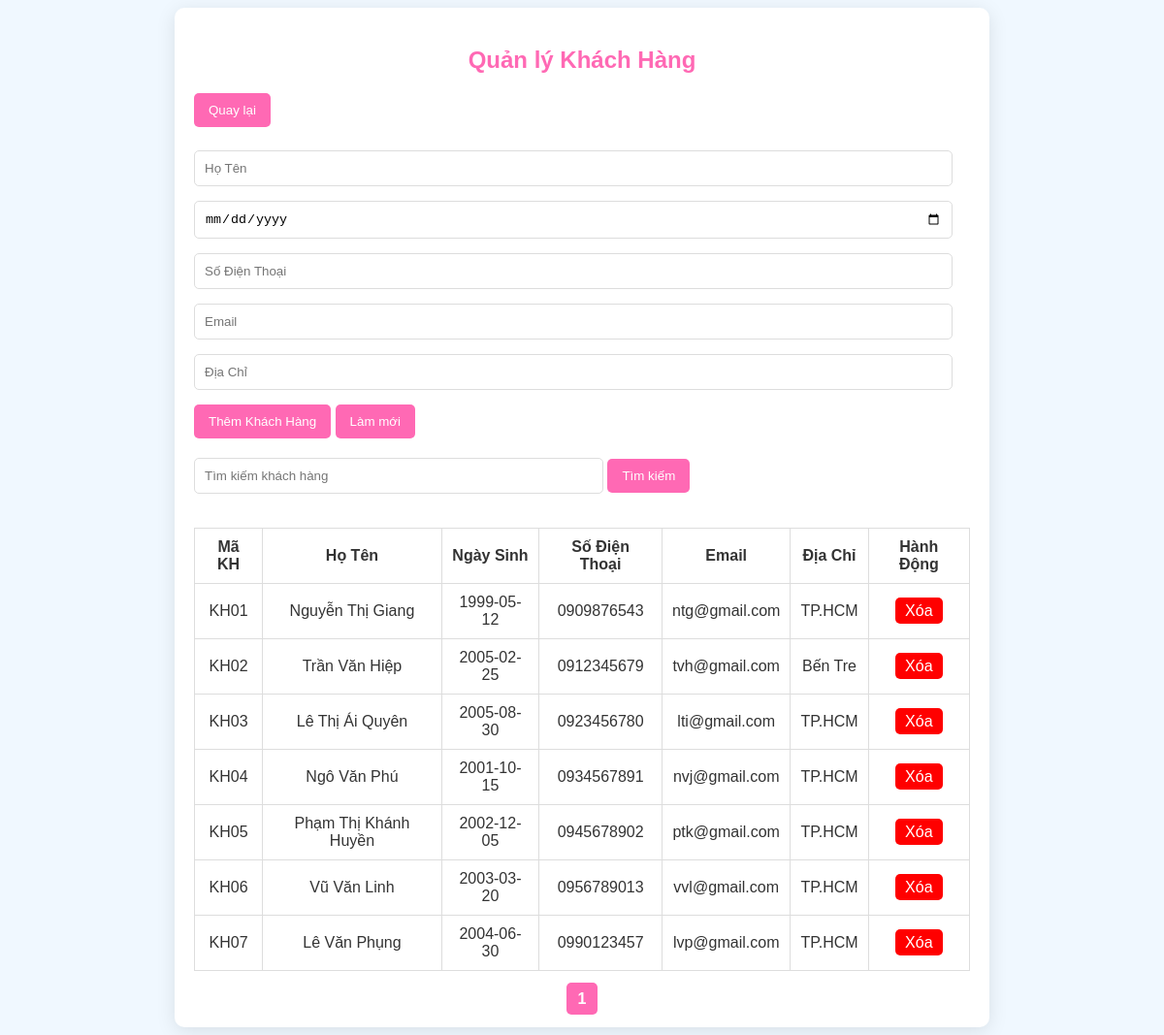
Screenshot of /controllers/controllerKhachHang.php with the database file from the repository.
### tables this page shows
CREATE TABLE IF NOT EXISTS KhachHang (
    MaKH VARCHAR(10) PRIMARY KEY, 
    HoTenKH VARCHAR(100),
    NgaySinhKH DATE,
    SoDienThoaiKH VARCHAR(20),
    EmailKH VARCHAR(100),
    DiaChi VARCHAR(250),
    HinhAnhKH VARCHAR(20),
    TenDangNhap VARCHAR(100),
    MatKhau VARCHAR(100)
);

### controllers/controllerKhachHang.php (called while the page is built, shortened)
<?php
include("../models/modelsKhachHang.php");
include("../ConnectDatabase.php");
$customerModel = new CustomerModel($conn);
$limit = 20;
$page = isset($_GET['page']) ? (int)$_GET['page'] : 1;
$offset = ($page - 1) * $limit;
$search = "";
$customers = $customerModel->getAllCustomers($limit, $offset, $search);
$totalCustomers = $customerModel->getTotalCustomers($search);
$totalPages = ceil($totalCustomers / $limit);
include("../views/viewsKhachHang.php");
?>

### models/modelsKhachHang.php (called while the page is built, shortened)
<?php
class CustomerModel {
    private $conn;
    private $tableName = "KhachHang";
    public function __construct($db) {
        $this->conn = $db;
    }
    public function getAllCustomers($limit, $offset, $search = "") {
        $sql = "SELECT * FROM " . $this->tableName . " WHERE HoTenKH LIKE '%$search%' LIMIT $limit OFFSET $offset";
        $stmt = $this->conn->query($sql);
        return $stmt->fetch_all(MYSQLI_ASSOC);
    }
    public function getTotalCustomers($search = "") {
        $sql = "SELECT COUNT(*) AS total FROM " . $this->tableName . " WHERE HoTenKH LIKE '%$search%'";
        $result = $this->conn->query($sql);
        $row = $result->fetch_assoc();
        return $row['total'];
    }
}
?>

### views/viewsKhachHang.php (the view, shortened to what this page needs)
<!DOCTYPE html>
<html lang="vi">
<head>
    <link rel="stylesheet" href="https://cdnjs.cloudflare.com/ajax/libs/font-awesome/6.0.0-beta3/css/all.min.css">
</head>
<body>
<div class="container">
    <h2>Quản lý Khách Hàng</h2>
    <a href="../admin.php"><button class="btn" style="margin-bottom: 3%;">Quay lại</button></a>
    <form method="POST" id="customerForm">
        <div class="form-group">
            <input type="text" name="hoTenKH" placeholder="Họ Tên" value="<?php echo isset($customer) ? htmlspecialchars($customer['HoTenKH']) : ''; ?>" required>
        </div>
        <div class="form-group">
            <input type="date" name="ngaySinhKH" value="<?php echo isset($customer) ? htmlspecialchars($customer['NgaySinhKH']) : ''; ?>" required>
        </div>
        <div class="form-group">
            <input type="text" name="soDienThoaiKH" placeholder="Số Điện Thoại" value="<?php echo isset($customer) ? htmlspecialchars($customer['SoDienThoaiKH']) : ''; ?>" required>
        </div>
        <div class="form-group">
            <input type="email" name="emailKH" placeholder="Email" value="<?php echo isset($customer) ? htmlspecialchars($customer['EmailKH']) : ''; ?>" required>
        </div>
        <div class="form-group">
            <input type="text" name="diaChi" placeholder="Địa Chỉ" value="<?php echo isset($customer) ? htmlspecialchars($customer['DiaChi']) : ''; ?>" required>
        </div>
        <button type="submit" name="add" class="btn">Thêm Khách Hàng</button>
        <button type="button" class="btn" onclick="resetForm()">Làm mới</button>
    </form>
    <form method="POST" style="margin-top: 20px;">
        <input type="text" name="search_term" placeholder="Tìm kiếm khách hàng" required class="nhap_timkiem">
        <button type="submit" name="search" class="btn">Tìm kiếm</button>
    </form>
    <table>
        <thead>
            <tr>
                <th>Mã KH</th>
                <th>Họ Tên</th>
                <th>Ngày Sinh</th>
                <th>Số Điện Thoại</th>
                <th>Email</th>
                <th>Địa Chỉ</th>
                <th>Hành Động</th>
            </tr>
        </thead>
        <tbody>
            <?php foreach ($customers as $customer): ?>
            <tr onclick="fillForm('<?php echo htmlspecialchars($customer['MaKH']); ?>', '<?php echo htmlspecialchars($customer['HoTenKH']); ?>', '<?php echo $customer['NgaySinhKH']; ?>', '<?php echo htmlspecialchars($customer['SoDienThoaiKH']); ?>', '<?php echo htmlspecialchars($customer['EmailKH']); ?>', '<?php echo htmlspecialchars($customer['DiaChi']); ?>')">
                <td><?php echo $customer['MaKH']; ?></td>
                <td><?php echo htmlspecialchars($customer['HoTenKH']); ?></td>
                <td><?php echo $customer['NgaySinhKH']; ?></td>
                <td><?php echo htmlspecialchars($customer['SoDienThoaiKH']); ?></td>
                <td><?php echo htmlspecialchars($customer['EmailKH']); ?></td>
                <td><?php echo htmlspecialchars($customer['DiaChi']); ?></td>
                <td>
                    <a href="?action=delete&id=<?php echo $customer['MaKH']; ?>" class="delete-btn">Xóa</a>
                </td>
            </tr>
            <?php endforeach; ?>
        </tbody>
    </table>
    <div class="pagination">
        <?php for ($i = 1; $i <= $totalPages; $i++): ?>
            <a href="?page=<?php echo $i; ?>" class="<?php if ($i == $page) echo 'active'; ?>"><?php echo $i; ?></a>
        <?php endfor; ?>
    </div>
</div>
</body>
</html>

### views/viewsKhachHang.php (style rules this page uses)
body { font-family: 'Arial', sans-serif; background-color: #f0f8ff; color: #333; }
.container { max-width: 800px; margin: auto; padding: 20px; border-radius: 10px; background: #fff; box-shadow: 0 4px 20px rgba(0, 0, 0, 0.1); }
h2 { text-align: center; color: #ff69b4; }
.form-group { margin-bottom: 15px; }
.form-group input, .form-group select { width: 95%; padding: 10px; border: 1px solid #ddd; border-radius: 5px; }
.nhap_timkiem { width: 50%; margin-bottom: 15px; padding: 10px; border: 1px solid #ddd; border-radius: 5px; }
.btn { background-color: #ff69b4; color: white; border: none; padding: 10px 15px; border-radius: 5px; cursor: pointer; transition: background-color 0.3s; }
.delete-btn { cursor: pointer; color: white; border-radius: 5px; padding: 5px 10px; text-decoration: none; background-color: red; }
table { width: 100%; border-collapse: collapse; margin-top: 20px; }
table, th, td { border: 1px solid #ddd; }
th, td { padding: 10px; text-align: center; }
.pagination { text-align: center; margin-top: 20px; }
.pagination a { padding: 8px 12px; margin: 0 5px; background: #ff69b4; color: white; text-decoration: none; border-radius: 5px; transition: 0.3s, transform 0.3s; }
.pagination .active { background: #ff69b4; font-weight: bold; pointer-events: none; }

### rows the page displays
khachhang: MaKH "KH01", HoTenKH "Nguyễn Thị Giang", NgaySinhKH "1999-05-12", SoDienThoaiKH "0909876543", EmailKH "ntg@gmail.com", DiaChi "TP.HCM"
khachhang: MaKH "KH02", HoTenKH "Trần Văn Hiệp", NgaySinhKH "2005-02-25", SoDienThoaiKH "0912345679", EmailKH "tvh@gmail.com", DiaChi "Bến Tre"
khachhang: MaKH "KH03", HoTenKH "Lê Thị Ái Quyên", NgaySinhKH "2005-08-30", SoDienThoaiKH "0923456780", EmailKH "lti@gmail.com", DiaChi "TP.HCM"
khachhang: MaKH "KH04", HoTenKH "Ngô Văn Phú", NgaySinhKH "2001-10-15", SoDienThoaiKH "0934567891", EmailKH "nvj@gmail.com", DiaChi "TP.HCM"
khachhang: MaKH "KH05", HoTenKH "Phạm Thị Khánh Huyền", NgaySinhKH "2002-12-05", SoDienThoaiKH "0945678902", EmailKH "ptk@gmail.com", DiaChi "TP.HCM"
khachhang: MaKH "KH06", HoTenKH "Vũ Văn Linh", NgaySinhKH "2003-03-20", SoDienThoaiKH "0956789013", EmailKH "vvl@gmail.com", DiaChi "TP.HCM"
khachhang: MaKH "KH07", HoTenKH "Lê Văn Phụng", NgaySinhKH "2004-06-30", SoDienThoaiKH "0990123457", EmailKH "lvp@gmail.com", DiaChi "TP.HCM"
